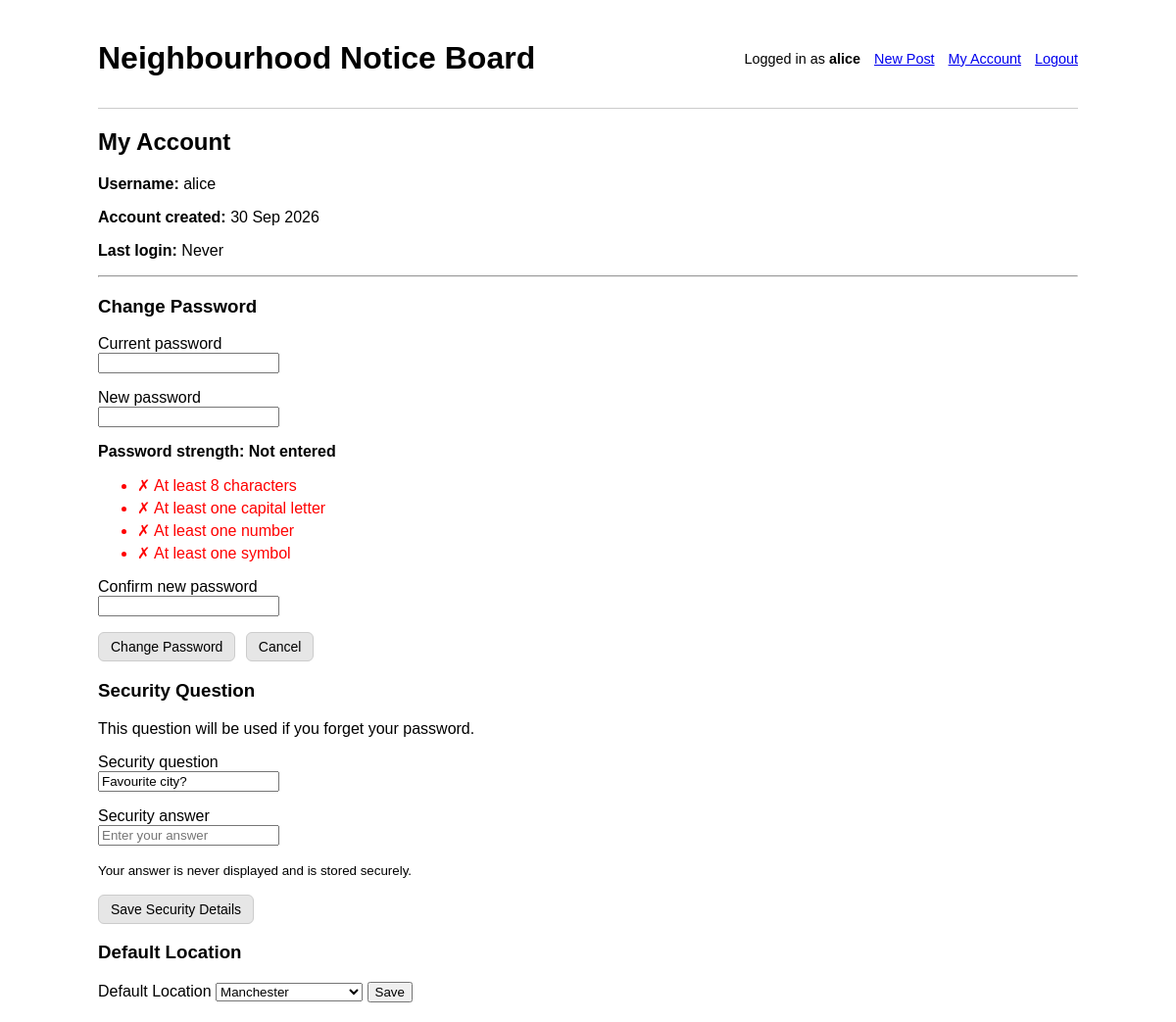
Page /account (signed in) on the committed database.
### models/models.py (models this page shows)
class User(UserMixin, db.Model):
    id = db.Column(db.Integer, primary_key=True)
    username = db.Column(
        db.String(80),
        unique=True,
        nullable=False
    )
    password_hash = db.Column(
        db.String(255),
        nullable=False
    )
    default_location = db.Column(
        db.String(120),
        nullable=False,
        default="Unknown"
    )
    created_at = db.Column(
        db.DateTime,
        default=datetime.utcnow,
        nullable=False
    )
    last_login = db.Column(
        db.DateTime,
        nullable=True
    )
    security_question = db.Column(
        db.String(255),
        nullable=False
    )
    security_answer_hash = db.Column(
        db.String(255),
        nullable=False
    )
    posts = db.relationship(
        "Post",
        backref="author",
        lazy=True
    )
    picked_posts = db.relationship(
        "PostPick",
        backref="user",
        lazy=True,
        cascade="all, delete-orphan"
    )
    comments = db.relationship(
        "Comment",
        backref="author",
        lazy=True,
        cascade="all, delete-orphan"
    )

### app.py (the view, shortened to what this page needs)
@app.route("/account", methods=["GET", "POST"])
@login_required
def account():
    error = None
    locations = load_location_choices()
    return render_template(
        "account.html",
        error=error,
        locations=locations,
        current_user=current_user
    )

### app.py (called while the page is built)
@login_manager.user_loader
def load_user(user_id):
    return User.query.get(int(user_id))

### templates/account.html (shortened to what this page needs)
{% extends "base.html" %}
{% block content %}
<h2>My Account</h2>
<p>
    <strong>Username:</strong>
    {{ current_user.username }}
</p>
<p>
    <strong>Account created:</strong>
    {{ current_user.created_at.strftime('%d %b %Y') }}
</p>
<p>
    <strong>Last login:</strong>
    {% if current_user.last_login %}
        {{ current_user.last_login.strftime('%d %b %Y at %H:%M') }}
    {% else %}
        Never
    {% endif %}
</p>
<hr>
<h3>Change Password</h3>
<form method="post">
    <p>
        <label for="current_password">
            Current password
        </label><br>
        <input
            type="password"
            id="current_password"
            name="current_password"
            required
        >
    </p>
    <p>
        <label for="new_password">
            New password
        </label><br>
        <input
            type="password"
            id="new_password"
            name="new_password"
            required
        >
    </p>
    <div id="password-strength">
        <p>
            <strong>Password strength:</strong>
            <span id="strength-text">Not entered</span>
        </p>
        <ul>
        <li id="length-check" class="password-check check-fail">
            ✗ At least 8 characters
        </li>
        <li id="uppercase-check" class="password-check check-fail">
            ✗ At least one capital letter
        </li>
        <li id="number-check" class="password-check check-fail">
            ✗ At least one number
        </li>
        <li id="symbol-check" class="password-check check-fail">
            ✗ At least one symbol
        </li>
        </ul>
    </div>
    <p>
        <label for="confirm_password">
            Confirm new password
        </label><br>
        <input
            type="password"
            id="confirm_password"
            name="confirm_password"
            required
        >
    </p>
    <button
        type="submit"
        class="post-button"
    >
        Change Password
    </button>
    <a
        href="{{ url_for('home') }}"
        class="post-button"
    >
        Cancel
    </a>
</form>
<h3>Security Question</h3>
<p>
    This question will be used if you forget your password.
</p>
<form method="post" autocomplete="off">
    <p>
        <label for="security_question">
            Security question
        </label><br>
        <input
            type="text"
            id="security_question"
            name="security_question"
            value="{{ current_user.security_question }}"
            maxlength="255"
            required
        >
    </p>
    <p>
        <label for="security_answer">
            Security answer
        </label><br>
        <input
            type="password"
            id="security_answer"
            name="security_answer"
            maxlength="255"
            placeholder="Enter your answer"
            autocomplete="new-password"
            required
        >
    </p>
    <p>
        <small>
            Your answer is never displayed and is stored securely.
        </small>
    </p>
    <button
        type="submit"
        class="post-button"
    >
        Save Security Details
    </button>
</form>
<h3>Default Location</h3>
<form method="post">
    <label>Default Location</label>
    <select name="default_location">
        {% for loc in locations %}
            <option value="{{ loc }}" {% if loc == current_user.default_location %}selected{% endif %}>
                {{ loc }}
            </option>
        {% endfor %}
    </select>
    <button type="submit">Save</button>
</form>
{% endblock %}

### templates/base.html (shortened to what this page needs)
<!DOCTYPE html>
<html>
<head>
</head>
<body>
    <div class="topbar">
        <h1>Neighbourhood Notice Board</h1>
        <div class="user-info">
            {% if current_user.is_authenticated %}
                Logged in as <strong>{{ current_user.username }}</strong>
                <a href="{{ url_for('create_post') }}">New Post</a>
                <a href="{{ url_for('account') }}">My Account</a>
                <a href="{{ url_for('logout') }}">Logout</a>
            {% else %}
                <a href="{{ url_for('login') }}">Login</a>
                <a href="{{ url_for('register') }}">Register</a>
            {% endif %}
        </div>
    </div>
    {% block content %}
    {% endblock %}
</body>
</html>

### templates/base.html (style rules this page uses)
body { font-family: Arial, sans-serif; max-width: 1000px; margin: auto; padding: 20px; }
.topbar { display: flex; justify-content: space-between; align-items: center; margin-bottom: 20px; padding-bottom: 10px; border-bottom: 1px solid #ccc; }
.post-button { display: inline-block; box-sizing: border-box; padding: 6px 12px; margin-right: 6px; background: #e6e6e6; border: 1px solid #ccc; border-radius: 6px; text-decoration: none; color: black; font-family: Arial, sans-serif; font-size: 14px; line-height: normal; cursor: pointer; vertical-align: middle; appearance: none; -webkit-appearance: none; }
.user-info { font-size: 0.9em; }
.user-info a { margin-left: 10px; }

### templates/account.html (style rules this page uses)
.password-check { margin: 4px 0; }
.check-fail { color: red; }
#strength-text { font-weight: bold; }

### rows in the picture
User: username "alice", created_at "30 Sep 2026", security_question "Favourite city?", default_location "Manchester"
